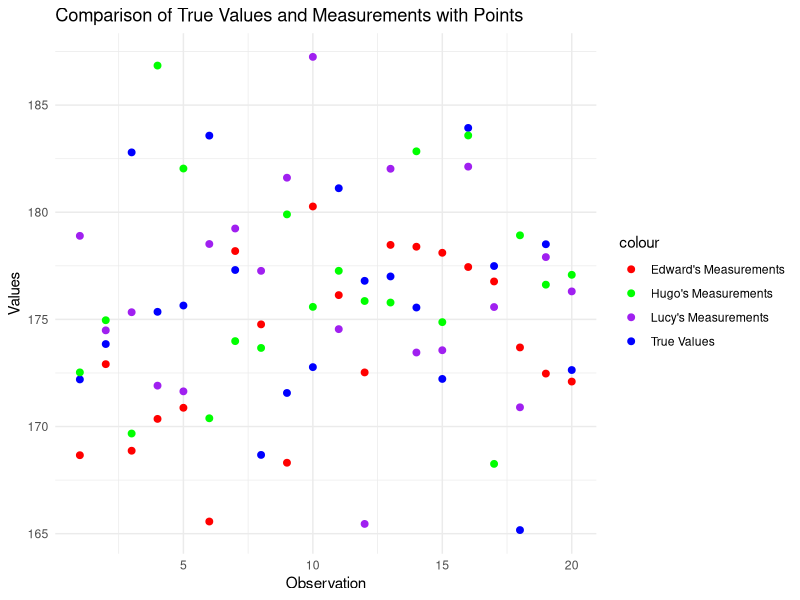

R code for this plot:
# Setting random number seeds for reproducible results
set.seed(123)

# Simulated data
# Assume that the true values have a mean of 175 and a standard deviation of 5
# Assume that each student's measurements have different means and standard deviations
true_values <- rnorm(20, mean = 175, sd = 5)
edward_values <- rnorm(20, mean = 174, sd = 5)
hugo_values <- rnorm(20, mean = 176, sd = 5)
lucy_values <- rnorm(20, mean = 177, sd = 5)

# Creating Data Frames
data <- data.frame(
  true_values,
  edward_values,
  hugo_values,
  lucy_values
)

# Three t-tests were conducted to compare the difference between the measured and true values for each student
t_test_edward <- t.test(data$edward_values, data$true_values, paired = TRUE)
t_test_hugo <- t.test(data$hugo_values, data$true_values, paired = TRUE)
t_test_lucy <- t.test(data$lucy_values, data$true_values, paired = TRUE)

# Output t test results
list(t_test_edward = t_test_edward,
     t_test_hugo = t_test_hugo,
     t_test_lucy = t_test_lucy)
# Load necessary libraries
install.packages("ggplot2")
# Load necessary libraries
library(ggplot2)

# Assume 'data' is the data frame created with the simulated data
# Plotting the true values and the measured values by Edward, Hugo, and Lucy with points
p <- ggplot(data, aes(x = 1:nrow(data))) +
  geom_point(aes(y = true_values, colour = "True Values"), size = 2) +
  geom_point(aes(y = edward_values, colour = "Edward's Measurements"), size = 2) +
  geom_point(aes(y = hugo_values, colour = "Hugo's Measurements"), size = 2) +
  geom_point(aes(y = lucy_values, colour = "Lucy's Measurements"), size = 2) +
  labs(title = "Comparison of True Values and Measurements with Points", x = "Observation", y = "Values") +
  theme_minimal() +
  scale_colour_manual(values = c("True Values" = "blue", 
                                 "Edward's Measurements" = "red", 
                                 "Hugo's Measurements" = "green",
                                 "Lucy's Measurements" = "purple"))

# Print the plot
print(p)

